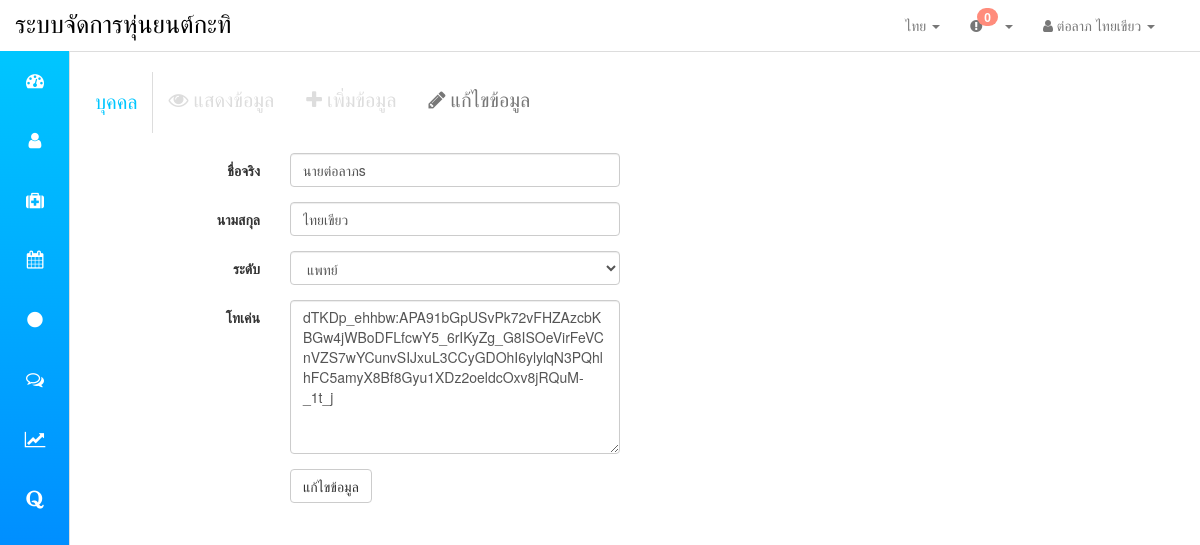
Before: /edit_outsider_form.php?outsider_id=1 (signed in) with the older database file.
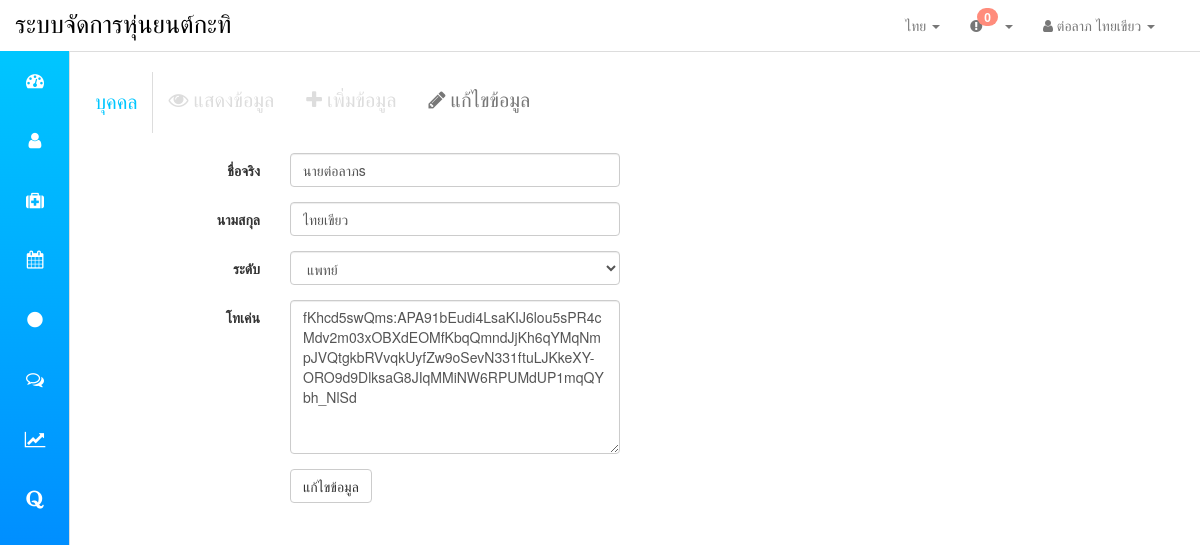
After: the same page with the newer database file.
### tables this page shows
CREATE TABLE `outsider` (
  `Outsider_id` int(11) NOT NULL,
  `Outsider_firstname` varchar(100) NOT NULL,
  `Outsider_surname` varchar(100) NOT NULL,
  `Outsider_level` enum('caregiver','doctor','patient') NOT NULL,
  `Outsider_token` varchar(500) NOT NULL,
  `Outsider_visiblestatus` tinyint(1) NOT NULL
);

### lang/th.php (called while the page is built, shortened)
<?php
	$strPerson = "บุคคล";
	$strSubmenudisplayinformation = "แสดงข้อมูล";
	$strSubmenuinsertinfomation = "เพิ่มข้อมูล";
	$strSubmenueditinfomation = "แก้ไขข้อมูล";
	$strPersonfirstnamelabel = "ชื่อจริง";
	$strPersonlastnamelabel = "นามสกุล";
	$strPersonlevellabel = "ระดับ";
	$strPersonleveldoctorlabel = "แพทย์";
	$strPersontokenlabel = "โทเค่น";
	$strFormeditbutton = "แก้ไขข้อมูล";
?>

### edit_outsider_form.php (the view, shortened to what this page needs)
<!DOCTYPE html>
<html>
<head>
<link href="bootstrap/css/bootstrap.css" rel="stylesheet"/>
<link rel="stylesheet" href="font-awesome-4.7.0/css/font-awesome.min.css">
<link href="bootstrap/css/custom.css" rel="stylesheet"/>
<link rel="stylesheet" type="text/css" href="sweetalert-master/dist/sweetalert.css">
</head>
<body>
<?php $outsider_id = $_GET['outsider_id'];
include("connect.php");
$sql = "SELECT * FROM `outsider` WHERE Outsider_id = '$outsider_id'";
$result=$conn->query($sql);
$row=$result->fetch_assoc();?>
<div id="wrapper">
      <?php include("menu.php"); ?>
     <div id="page-wrapper">
       <div class="container-fluid">
        <ul class="sub_menu">
  <li class="brand"><?php echo $strPerson;?></li>
  <li><a href="display_person.php" class="display"><i class="fa fa-eye" aria-hidden="true"></i> <?php echo $strSubmenudisplayinformation;?></a></li>
    <li><a href="insert_person_form.php" class="add"><i class="fa fa-plus" aria-hidden="true"></i> <?php echo $strSubmenuinsertinfomation;?></a></li>
    <li><a href="#" class="edit"><i class="fa fa-pencil" aria-hidden="true"></i> <?php echo $strSubmenueditinfomation;?></a></li>
</ul>
     </div>
      <div class="col-md-12">
<div class="container-fluid">
<div class="tab-content">
<form class="form-horizontal" name="update_outsider" id="update_outsider">
  <div class="form-group">
    <label class="control-label col-sm-2" for="Outsider_firstname"><?php echo $strPersonfirstnamelabel;?></label>
    <div class="col-sm-4 input-container">
      <input type="text" class="form-control" id="Outsider_firstname" name="Outsider_firstname" value="<?php echo $row['Outsider_firstname'];?>">
    </div>
  </div>
  <div class="form-group">
    <label class="control-label col-sm-2" for="Outsider_surname"><?php echo $strPersonlastnamelabel;?></label>
    <div class="col-sm-4 input-container">
      <input type="text" class="form-control" id="Outsider_surname" name="Outsider_surname" value="<?php echo $row['Outsider_surname'];?>">
    </div>
  </div>
  <div class="form-group">
    <label class="control-label col-sm-2" for="Outsider_level"><?php echo $strPersonlevellabel;?></label>
    <div class="col-sm-4 input-container">
       <select class="form-control" id="Outsider_level" name="Outsider_level">
           <option value="doctor" <?php if("doctor"==$row['Outsider_level']){echo 'selected="selected"';}?>>
                   <?php echo $strPersonleveldoctorlabel;?>
            </option>
  </select>
    </div>
  </div>
 <div class="form-group">
    <label class="control-label col-sm-2" for="Outsider_token"><?php echo $strPersontokenlabel;?></label>
    <div class="col-sm-4 input-container">
      <textarea class="form-control" rows="7" id="comment" id="Outsider_token" name="Outsider_token"><?php echo $row['Outsider_token'];?></textarea>
    </div>
  </div>
  <div class="form-group">
    <div class="col-sm-offset-2 col-sm-10">
      <button type="submit" class="btn btn-default"><?php echo $strFormeditbutton;?></button>
    </div>
  </div>
</form>
</div>
  </div>
</div>
</div>
</body>
</html>

Changed rows visible on the page:
changed outsider "นายต่อลาภs": Outsider_token "dTKDp_ehhbw:APA91bGpUSvPk72vFHZAzcbKBGw4jWBoDFLfcwY5_6rIKyZg_G8ISOeVirFeVCnVZS7wYCunvSIJxuL3CCyGDOhI6ylylqN3PQhlhFC5amyX8Bf8Gyu1XDz2oeldcOxv8jRQuM-_1t_j" → "fKhcd5swQms:APA91bEudi4LsaKIJ6lou5sPR4cMdv2m03xOBXdEOMfKbqQmndJjKh6qYMqNmpJVQtgkbRVvqkUyfZw9oSevN331ftuLJKkeXY-ORO9d9DlksaG8JIqMMiNW6RPUMdUP1mqQYbh_NlSd"
